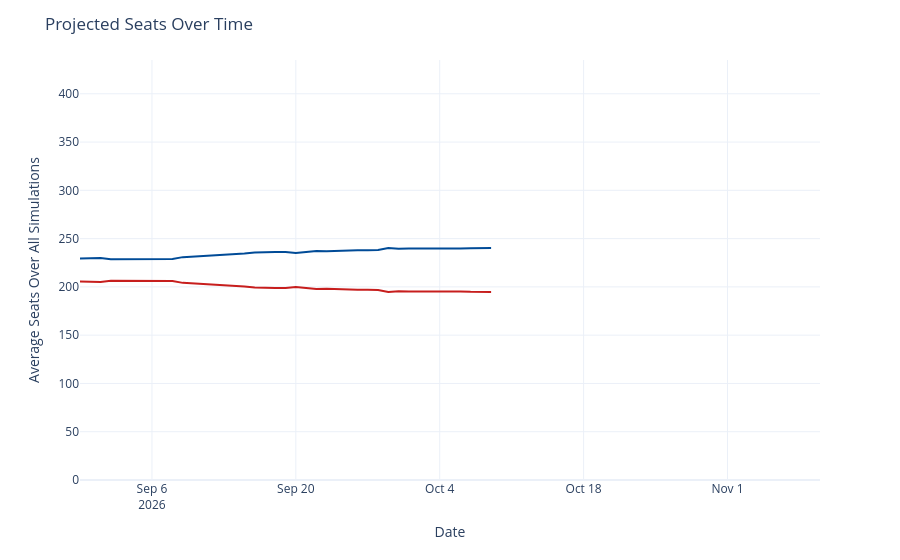

Notebook code for this chart:
### Code cell
seats_over_time = output_ts[(output_ts['geo'] == 'US House') &
                             (output_ts['type'] == 'seats')]
seats_over_time['rep_seats'] = seats_over_time['y'].map(lambda x: 435 - x)
seats_over_time = seats_over_time.rename({'y': 'Democrats', 'rep_seats': 'Republicans'}, axis=1)
seats_time_ser = px.line(seats_over_time, x='date', y=['Democrats', 'Republicans'], template='plotly_white',
                        color_discrete_map={'Democrats': '#004b97', 'Republicans': '#c71e1d'},)
seats_time_ser.update_traces(hovertemplate="%{y:.1f}")
seats_time_ser.update_layout(
    xaxis=dict(range=[pd.to_datetime('2026-08-30'), pd.to_datetime('2026-11-10')]),
    yaxis=dict(range=[0, 435]),
    xaxis_title='Date',
    yaxis_title='Average Seats Over All Simulations',
    title=dict(text="Projected Seats Over Time"),
    hovermode="x",
    showlegend=False
)
seats_time_ser

### Figure 1 — Plotly figure (JSON) as saved in the notebook; plotly's stock layout.template omitted (floating-point values rounded to 4 significant figures)
{"data": [{"hovertemplate": "%{y:.1f}", "legendgroup": "Democrats", "line": {"color": "#004b97", "dash": "solid"}, "marker": {"symbol": "circle"}, "mode": "lines", "name": "Democrats", "orientation": "v", "showlegend": true, "type": "scatter", "x": ["2026-08-30", "2026-08-31", "2026-09-01", "2026-09-02", "2026-09-03", "2026-09-04", "2026-09-05", "2026-09-06", "2026-09-07", "2026-09-08", "2026-09-09", "2026-09-14", "2026-09-15", "2026-09-16", "2026-09-17", "2026-09-18", "2026-09-19", "2026-09-20", "2026-09-21", "2026-09-22", "2026-09-23", "2026-09-24", "2026-09-25", "2026-09-26", "2026-09-27", "2026-09-28", "2026-09-29", "2026-09-30", "2026-10-01", "2026-10-02", "2026-10-03", "2026-10-04", "2026-10-05", "2026-10-06", "2026-10-07", "2026-10-08", "2026-10-09"], "xaxis": "x", "y": [229.4, 230.0, 230.0, 228.5, 228.5, 228.7, 228.7, 228.9, 228.8, 228.9, 230.8, 233.6, 234.7, 235.7, 236.2, 236.1, 236.0, 235.0, 236.2, 237.2, 236.9, 237.4, 237.9, 237.9, 237.9, 238.2, 240.4, 239.5, 239.7, 239.6, 239.5, 239.7, 239.8, 239.7, 240.1, 240.1, 240.2], "yaxis": "y"}, {"hovertemplate": "%{y:.1f}", "legendgroup": "Republicans", "line": {"color": "#c71e1d", "dash": "solid"}, "marker": {"symbol": "circle"}, "mode": "lines", "name": "Republicans", "orientation": "v", "showlegend": true, "type": "scatter", "x": ["2026-08-30", "2026-08-31", "2026-09-01", "2026-09-02", "2026-09-03", "2026-09-04", "2026-09-05", "2026-09-06", "2026-09-07", "2026-09-08", "2026-09-09", "2026-09-14", "2026-09-15", "2026-09-16", "2026-09-17", "2026-09-18", "2026-09-19", "2026-09-20", "2026-09-21", "2026-09-22", "2026-09-23", "2026-09-24", "2026-09-25", "2026-09-26", "2026-09-27", "2026-09-28", "2026-09-29", "2026-09-30", "2026-10-01", "2026-10-02", "2026-10-03", "2026-10-04", "2026-10-05", "2026-10-06", "2026-10-07", "2026-10-08", "2026-10-09"], "xaxis": "x", "y": [205.6, 205.0, 205.0, 206.5, 206.5, 206.3, 206.3, 206.1, 206.2, 206.1, 204.2, 201.4, 200.3, 199.3, 198.8, 198.9, 199.0, 200.0, 198.8, 197.8, 198.1, 197.6, 197.1, 197.1, 197.1, 196.8, 194.6, 195.5, 195.3, 195.4, 195.5, 195.3, 195.2, 195.3, 194.9, 194.9, 194.8], "yaxis": "y"}], "layout": {"hovermode": "x", "legend": {"title": {"text": "variable"}, "tracegroupgap": 0}, "margin": {"t": 60}, "showlegend": false, "title": {"text": "Projected Seats Over Time"}, "xaxis": {"anchor": "y", "domain": [0, 1], "range": ["2026-08-30T00:00:00", "2026-11-10T00:00:00"], "title": {"text": "Date"}}, "yaxis": {"anchor": "x", "domain": [0, 1], "range": [0, 435], "title": {"text": "Average Seats Over All Simulations"}}}}
